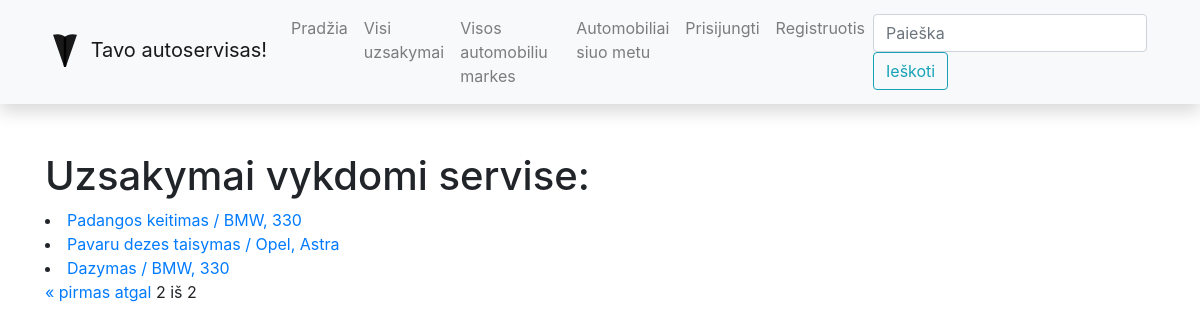
Before: /autoservisas/uzsakymaseil/?page=2 with the older database file.
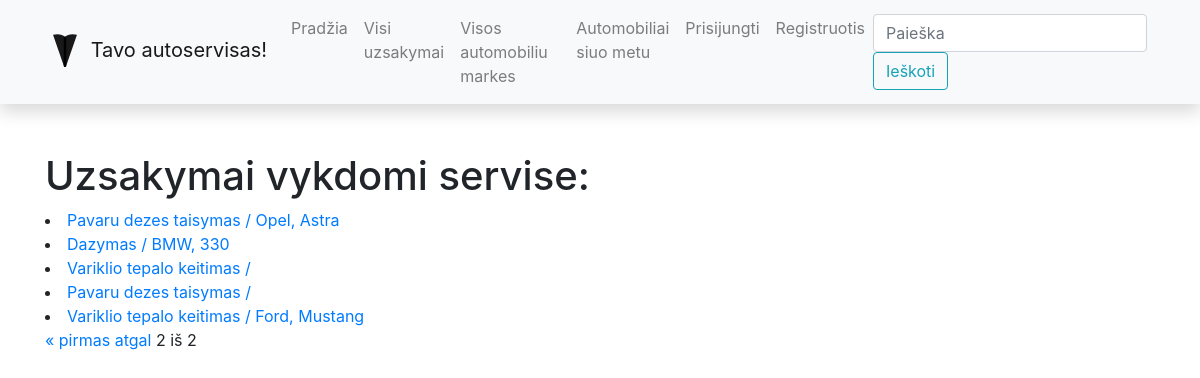
After: the same page with the newer database file.
### autoservisas/models.py (models this page shows, shortened)
class UzsakymoEilute(models.Model):
    kiekis = models.CharField('Kiekis', max_length=2, help_text='Iveskite perkamos paslaugos kieki')
    kaina = models.FloatField('Kaina', max_length=10, help_text='Iveskite paslaugos kaina', default=0)
    paslauga_id = models.ForeignKey('Paslauga', on_delete=models.SET_NULL, null=True)
    uzsakymas_id = models.ForeignKey('Uzsakymas', on_delete=models.SET_NULL, null=True)
    useris = models.ForeignKey(User, on_delete=models.SET_NULL, null=True, blank=True)
    grazinti_iki = models.DateField('Pabaigti darbus iki: ', null=True, blank=True)
    class Meta:
        verbose_name = "Uzsakymo eilute"
        verbose_name_plural = "Uzsakymo eilutes"

class Paslauga(models.Model):
    pavadinimas = models.CharField('Pavadinimas', max_length=200, help_text='Iveskite paslaugos pavadinima')
    kaina = models.FloatField('Kaina', max_length=10, help_text='Iveskite paslaugos kaina')
    class Meta:
        verbose_name = "Paslauga"
        verbose_name_plural = "Paslaugos"

class Uzsakymas(models.Model):
    data = models.DateField('Uzsakymo data', null=True, blank=True)
    automobilis_id = models.ForeignKey('Automobilis', on_delete=models.SET_NULL, null=True)
    suma = models.FloatField('Suma', max_length=10, help_text='Iveskite paslaugos kaina', default=0)
    LOAN_STATUS = (
        ('a', 'Uzsakymas gautas'),
        ('p', 'Uzsakymas priimtas'),
        ('g', 'Uzsakymas vykdomas'),
        ('r', 'Uzsakymas baigtas')
    )
    status = models.CharField(
        max_length=1,
        choices=LOAN_STATUS,
        blank=True,
        default='a',
        help_text='Status'
    )
    class Meta:
        ordering = ['data']
        verbose_name = "Uzsakymas"
        verbose_name_plural = "Uzsakymai"

class Automobilis(models.Model):
    valstybinis_numeris = models.CharField('Automobilio valstybinis numeris',
                                           max_length=6, help_text='Iveskite automobilio valstybini numeri')
    automobilio_modelis_id = models.ForeignKey('Modelis', on_delete=models.SET_NULL, null=True)
    vin_kodas = models.CharField('VIN kodas', max_length=17, help_text='Iveskite VIN numeri')
    klientas = models.CharField('Klientas', max_length=100, help_text='Iveskite klienta')
    automobilis_pic = models.ImageField('Auto Nuotrauka', upload_to='car_pics', null=True, blank=True)
    aprasymas = HTMLField()
    class Meta:
        verbose_name = "Automobilis"
        verbose_name_plural = "Automobiliai"

class Modelis(models.Model):
    marke = models.CharField('Automobilio marke', max_length=100, help_text='Iveskite automobilio marke')
    modelis = models.CharField('Automobilio modelis', max_length=100, help_text='Iveskite automobilio modeli')
    class Meta:
        verbose_name = "Modelis"
        verbose_name_plural = "Modeliai"
    def __str__(self):
        return f'{self.marke}, {self.modelis}'

### autoservisas/views.py (the view)
# urls.py: path('uzsakymaseil/', views.OrdersListView.as_view(), name='uzsakymaseil'),
class OrdersListView(generic.ListView):
    model = UzsakymoEilute
    paginate_by = 5
    template_name = 'uzsakymai_eilutes.html'
    context_object_name = 'uzsakymai_num'

### autoservisas/templates/uzsakymai_eilutes.html (shortened to what this page needs)
{% extends "base.html" %}
{% block content %}
<h1>Uzsakymai vykdomi servise: </h1>
{% for uzsak in uzsakymai_num %}
<li><a href="{% url 'uzsakeil-detail' uzsak.id %}">{{uzsak.paslauga_id.pavadinimas}} /
{{uzsak.uzsakymas_id.automobilis_id.automobilio_modelis_id}}</a></li>
{% endfor %}
<div class="pagination"><span class="step-links">
        {% if page_obj.has_previous %}
            <a href="?page=1">&laquo; pirmas </a><a href="?page={{ page_obj.previous_page_number }}"> atgal </a>
        {% endif %}
        <span class="current">
            {{ page_obj.number }} iš {{ page_obj.paginator.num_pages }}</span>
    </span></div>
{% endblock %}

### autoservisas/templates/base.html (shortened to what this page needs)
<!DOCTYPE html>
<html lang="en">
<head>
    <link
            rel="stylesheet"
            href="https://stackpath.bootstrapcdn.com/bootstrap/4.1.3/css/bootstrap.min.css"
    />
    <link
            rel="stylesheet"
            href="https://cdnjs.cloudflare.com/ajax/libs/font-awesome/4.7.0/css/font-awesome.min.css"
    />
    {% load static %}
    <link rel="stylesheet" href="{% static 'css/styles.css' %}"/>
</head>
<body>
<nav
        class="navbar navbar-expand-lg navbar-light bg-light static-top mb-5 shadow"
>
    <div class="container">
        <a class="navbar-brand" href="#">
            Tavo autoservisas!</a
        >
        <div class="collapse navbar-collapse" id="navbarResponsive">
            <ul class="navbar-nav ml-auto">
                <li class="nav-item">
                    <a class="nav-link" href="{% url 'index' %}">Pradžia</a>
                </li>
                <li class="nav-item">
                    <a class="nav-link" href="{% url 'uzsakymaseil' %}">Visi uzsakymai</a>
                </li>
                <li class="nav-item">
                    <a class="nav-link" href="{% url 'modeliai' %}">Visos automobiliu markes</a>
                </li>
                <li class="nav-item">
                    <a class="nav-link" href="{% url 'automobiliai' %}">Automobiliai siuo metu</a>
                </li>
                {% if user.is_authenticated%}
                <li class="nav-item"><a class="nav-link" href="{% url 'profilis' %}">
                    <svg xmlns="http://www.w3.org/2000/svg" width="16" height="16" fill="currentColor"
                         class="bi bi-android2" viewBox="0 0 16 16">
                        <path d="m10.213 1.471.691-1.26c.046-.083.03-.147-.048-.192-.085-.038-.15-.019-.195.058l-.7 1.27A4.832 4.832 0 0 0 8.005.941c-.688 0-1.34.135-1.956.404l-.7-1.27C5.303 0 5.239-.018 5.154.02c-.078.046-.094.11-.049.193l.691 1.259a4.25 4.25 0 0 0-1.673 1.476A3.697 3.697 0 0 0 3.5 5.02h9c0-.75-.208-1.44-.623-2.072a4.266 4.266 0 0 0-1.664-1.476ZM6.22 3.303a.367.367 0 0 1-.267.11.35.35 0 0 1-.263-.11.366.366 0 0 1-.107-.264.37.37 0 0 1 .107-.265.351.351 0 0 1 .263-.11c.103 0 .193.037.267.11a.36.36 0 0 1 .112.265.36.36 0 0 1-.112.264Zm4.101 0a.351.351 0 0 1-.262.11.366.366 0 0 1-.268-.11.358.358 0 0 1-.112-.264c0-.103.037-.191.112-.265a.367.367 0 0 1 .268-.11c.104 0 .19.037.262.11a.367.367 0 0 1 .107.265c0 .102-.035.19-.107.264ZM3.5 11.77c0 .294.104.544.311.75.208.204.46.307.76.307h.758l.01 2.182c0 .276.097.51.292.703a.961.961 0 0 0 .7.288.973.973 0 0 0 .71-.288.95.95 0 0 0 .292-.703v-2.182h1.343v2.182c0 .276.097.51.292.703a.972.972 0 0 0 .71.288.973.973 0 0 0 .71-.288.95.95 0 0 0 .292-.703v-2.182h.76c.291 0 .54-.103.749-.308.207-.205.311-.455.311-.75V5.365h-9v6.404Zm10.495-6.587a.983.983 0 0 0-.702.278.91.91 0 0 0-.293.685v4.063c0 .271.098.501.293.69a.97.97 0 0 0 .702.284c.28 0 .517-.095.712-.284a.924.924 0 0 0 .293-.69V6.146a.91.91 0 0 0-.293-.685.995.995 0 0 0-.712-.278Zm-12.702.283a.985.985 0 0 1 .712-.283c.273 0 .507.094.702.283a.913.913 0 0 1 .293.68v4.063a.932.932 0 0 1-.288.69.97.97 0 0 1-.707.284.986.986 0 0 1-.712-.284.924.924 0 0 1-.293-.69V6.146c0-.264.098-.491.293-.68Z"/>
                    </svg>
                    {{ user.get_username }}</a></li>
                <li class="nav-item"><a class="nav-link" href="{% url 'my-orders' %}">Mano uzsakymai</a></li>
                <li class="nav-item"><a class="nav-link" href="{% url 'my-order-new' %}">Nauja Uzsak.eilute</a></li>
                <li class="nav-item"><a class="nav-link" href="{% url 'logout'%}">Atsijungti</a></li>
                {% else %}
                <li class="nav-item"><a class="nav-link" href="{% url 'login'%}">Prisijungti</a>
                </li>
                <li class="nav-item"><a class="nav-link" href="{% url 'registration' %}">Registruotis</a></li>
                {% endif %}
            </ul>
            <form
                    class="form-inline my-2 my-lg-0"
                    action="{% url 'search' %}"
                    method="get"
            >
                <input
                        class="form-control mr-sm-2"
                        type="search"
                        placeholder="Paieška"
                        aria-label="Search"
                        name="query"
                />
                <button class="btn btn-outline-info my-2 my-sm-0" type="submit">
                    Ieškoti
                </button>
            </form>
        </div>
    </div>
</nav>
<div class="container">{% block content %}{% endblock %}</div>
</body>
</html>

Changed rows visible on the page:
no longer on this page (row unchanged): UzsakymoEilute: paslauga_id.pavadinimas "Padangos keitimas", uzsakymas_id.automobilis_id.automobilio_modelis_id "BMW, 330"
added UzsakymoEilute: paslauga_id.pavadinimas "Variklio tepalo keitimas"
added UzsakymoEilute: paslauga_id.pavadinimas "Pavaru dezes taisymas"
added UzsakymoEilute: paslauga_id.pavadinimas "Variklio tepalo keitimas", uzsakymas_id.automobilis_id.automobilio_modelis_id "Ford, Mustang"
